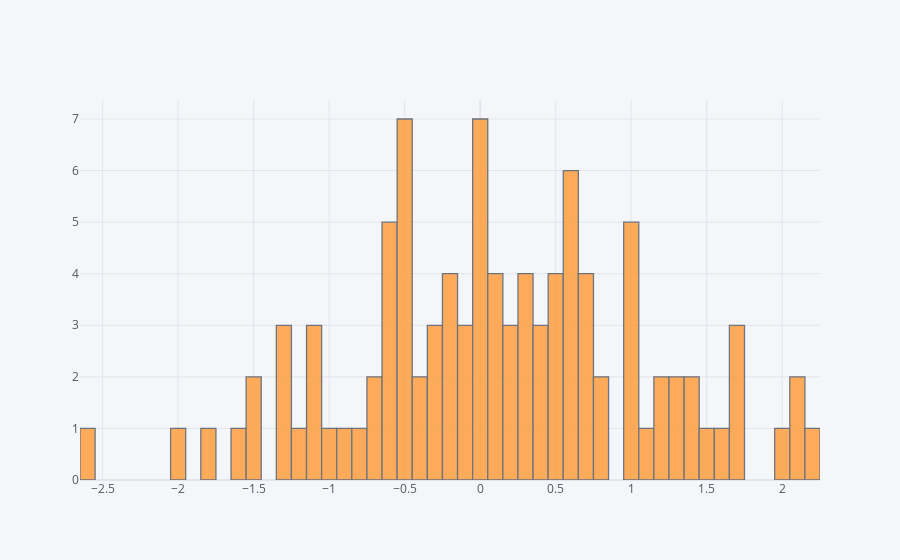

The notebook cell saved with this chart:
### Code cell
df['A'].iplot(kind='hist',bins=50)

### Figure 1 — Plotly figure (JSON) as saved in the notebook; plotly's stock layout.template omitted (floating-point values rounded to 4 significant figures)
{"data": [{"histfunc": "count", "histnorm": "", "marker": {"color": "rgba(255, 153, 51, 1.0)", "line": {"color": "#4D5663", "width": 1.3}}, "name": "A", "nbinsx": 50, "opacity": 0.8, "orientation": "v", "type": "histogram", "x": [0.5817, 0.1232, -0.224, -0.8896, 0.2752, -0.2044, 0.3948, 0.4865, 1.574, 2.149, -0.3171, -0.9712, 1.263, -1.183, 1.694, -0.5931, 0.002781, -0.6819, 0.6628, 0.03541, 0.7329, -0.4275, 1.32, -1.482, 2.072, -0.01967, 1.209, 1.661, -0.5453, 0.3259, -0.2772, 0.6479, 0.9951, -0.4871, -0.4436, 0.117, -0.5741, 2.002, 0.01411, 0.2517, -0.1124, 0.5375, -0.5969, 0.04805, -1.123, 0.004196, 0.6618, -1.298, 0.3744, -0.1771, 0.2077, -1.303, -1.559, 0.6248, 0.7911, -0.4904, 1.233, 0.671, -0.5332, 0.1023, -0.1364, 2.219, 0.5446, -0.08107, 0.585, 0.7652, 0.5141, -0.5527, 0.3285, 1.716, -0.4755, -0.2394, 1.04, 1.413, -0.665, -1.123, -0.5261, -2.601, 1.047, 0.3931, -0.3388, -1.768, 0.2325, -0.6199, 1.447, -0.5077, 0.1489, 0.5987, 0.1691, 0.9556, -1.098, -0.02076, 0.6062, -0.8319, 1.014, 1.458, -1.459, -1.311, -1.951, 1.11]}], "layout": {"barmode": "overlay", "legend": {"bgcolor": "#F5F6F9", "font": {"color": "#4D5663"}}, "paper_bgcolor": "#F5F6F9", "plot_bgcolor": "#F5F6F9", "title": {"font": {"color": "#4D5663"}}, "xaxis": {"gridcolor": "#E1E5ED", "showgrid": true, "tickfont": {"color": "#4D5663"}, "title": {"font": {"color": "#4D5663"}, "text": ""}, "zerolinecolor": "#E1E5ED"}, "yaxis": {"gridcolor": "#E1E5ED", "showgrid": true, "tickfont": {"color": "#4D5663"}, "title": {"font": {"color": "#4D5663"}, "text": ""}, "zerolinecolor": "#E1E5ED"}}}
